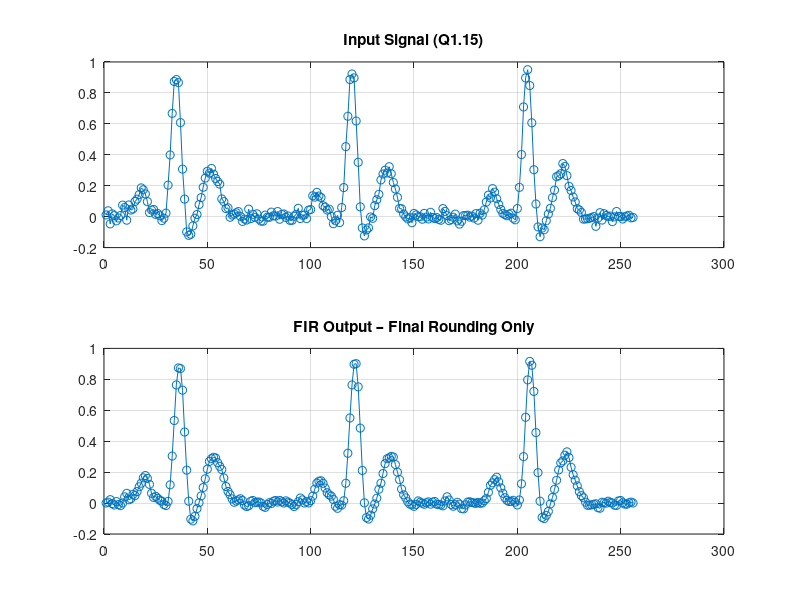

MATLAB code for this plot:
clc;
clear;

% ---- Read HEX input file ----
fid = fopen('input.txt','r');
hex_cells = textscan(fid, '%s');
fclose(fid);

% Convert hex strings -> uint16 -> int16 -> int32
x_u16 = uint16(hex2dec(hex_cells{1}));
x = int32(typecast(x_u16, 'int16'));   % signed Q1.15

% ---- FIR coefficients (Q1.15 integers) ----
h0 = int32(868);
h1 = int32(15516);
h2 = int32(15516);
h3 = int32(868);

N = length(x);
y = zeros(N,1,'int32');

% Delay registers
x1 = int32(0);
x2 = int32(0);
x3 = int32(0);

for n = 1:N
    xin = x(n);

    mul_out0 = h0 * xin;    % 32 bits - Q(2.30)
    mul_out1 = h1 * x1;
    mul_out2 = h2 * x2;
    mul_out3 = h3 * x3;

    add_out0 = mul_out0 + mul_out1; % 33 bits - Q(3.30)
    add_out1 = add_out0 + mul_out2;
    add_out2 = add_out1 + mul_out3;

    y(n) = bitshift(add_out2 + int32(16384), -15);

    % Update delay line
    x3 = x2;
    x2 = x1;
    x1 = xin;
end

% Cast output to int16 (Q1.15)
y = int16(y);

% ---- Optional: floating-point view for plotting ----
x_f = double(x) / 2^15;
y_f = double(y) / 2^15;

figure;
subplot(2,1,1);
plot(x_f, 'o-'); grid on;
title('Input Signal (Q1.15)');

subplot(2,1,2);
plot(y_f, 'o-'); grid on;
title('FIR Output – Final Rounding Only');


fprintf('Idx | Input(Hex) Input(Dec) Input(Float) | Output(Hex) Output(Dec) Output(Float)\n');
fprintf('--------------------------------------------------------------------------------\n');

for n = 1:N
    in_hex  = dec2hex(typecast(int16(x(n)),'uint16'),4);
    out_hex = dec2hex(typecast(y(n),'uint16'),4);

    fprintf('%3d |   %s      %6d       %+1.6f |    %s       %6d     %+1.6f\n', ...
        n, ...
        in_hex, int16(x(n)), double(x(n))/2^15, ...
        out_hex, y(n), double(y(n))/2^15);
end


fid = fopen('matlab_hexout_3.txt','w');
for n = 1:N
    fprintf(fid, '%04X\n', typecast(y(n),'uint16'));
end
fclose(fid);
